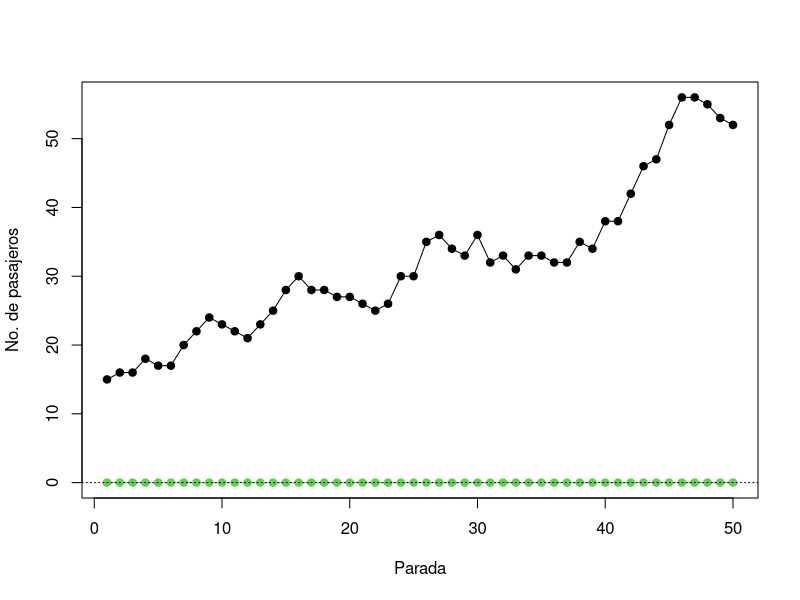

Write the R code that produced this figure.
# Rep. VI - ej. 3.b

# Instrucciones:
# Completar el código (dentro de los límites indicados) para que la simulación
# del ómnibus urbano registre correctamente la cantidad de pasajeros que no
# pudieron subir en cada parada, utilizando el vector numérico nosuben.

# Objetivos:
# Utilizar sentencias condicionales para que si pasajeros es un valor muy alto, 
# cambiar su valor por el máximo posible, y además se registre en el vector 
# nosuben la cantidad de personas que 'sobraron'.
# nosuben*: este objeto será evaluado antes y después de correr su código,
#           para determinar es capaz de hacer las acciones que se piden.

paradas <- 50
maximo  <- 60
pasajeros <- rpois(1, 10)
registro  <- numeric(paradas)
nosuben   <- numeric(paradas)
# Se da por descontado que no queda nadie afuera en la primer
# parada del recorrido, por eso nosuben[1] == 0
registro[1] <- pasajeros
for (i in 2:paradas) {
  # Bajan:
  pasajeros <- pasajeros - rpois(1, 2)
  
  # Suben:
  pasajeros <- pasajeros + rpois(1, 3)

#================ Su código comienza aquí: ================#
  # Límites:

  
  
  
  

#================ Su código termina aquí ==================#
  registro[i] <- pasajeros # Actualiza registro
}
plot(registro, type = "o", pch = 19, xlab='Parada', 
     ylab='No. de pasajeros', ylim = c(0, max(registro)))
points(nosuben, type = "o", pch = 19, col = 3)
abline(h = c(0, maximo), lty = 3)
